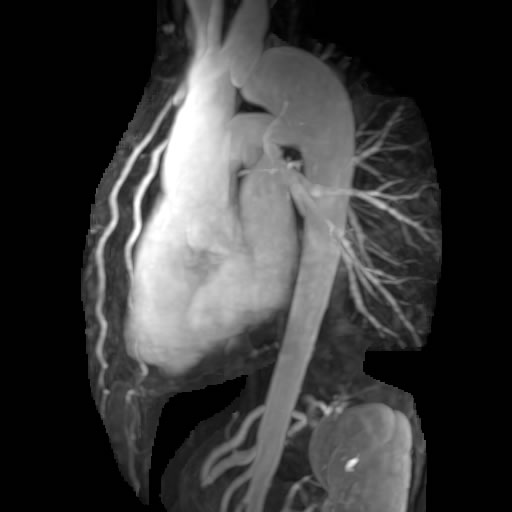
%> input picture skk/mat/Angio.jpg, 512 x 512 px
$ octave Expt2b.m   (GNU Octave 9; MATLAB toolbox functions it lacks are replaced by stand-ins)
%> lines starting %> are read from the running program, lines starting %| are printed output that depends on the picture
clear all;
close all;
a=imread('Angio.jpg');
%> a is the input picture: size 512x512x3 uint8; min 0, max 255, mean 58.4
b1=rgb2gray(a);
b2=im2double(b1);   %normalize%
bn=imnoise(b2,'gaussian',0.04);
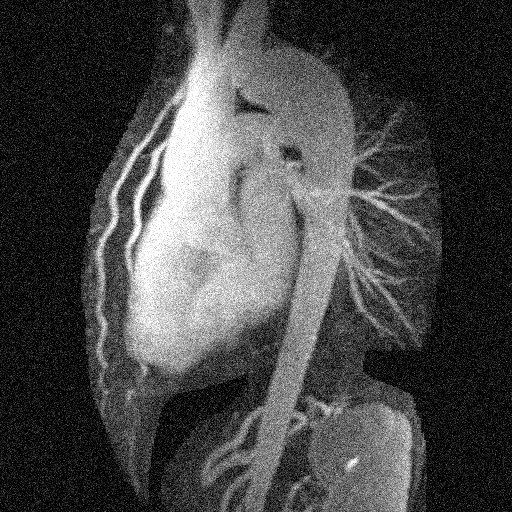
%> bn: size 512x512 double; min 0, max 1, mean 0.278
% to filter the noise%
h1=(1/9)*ones(3); %impule h(n)%
h2=(1/25)*ones(5);

g1=conv2(bn,h1,'same');
g2=conv2(bn,h2,'same');
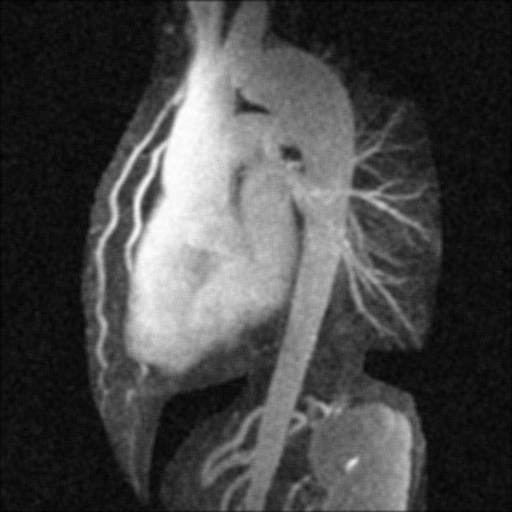
%> g2: size 512x512 double; min 0.00302, max 0.997, mean 0.277


subplot(1,3,1);imshow(bn);
subplot(1,3,2);imshow(g1,[]); %convert datatype%
subplot(1,3,3);imshow(g2,[]);
